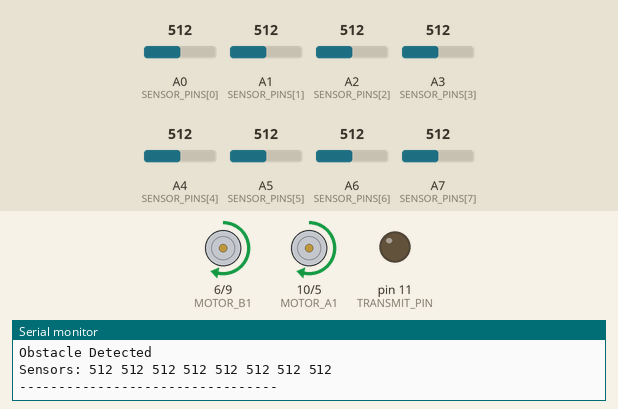
A sketch run on a simulated Arduino Nano, built with avr-gcc and run on an emulated ATmega328P. Shown: motor-driver pin pairs drawn as motors (green arrow = first pin HIGH = forward, orange = second pin HIGH = backward, longer = more drive), output pins drawn as LEDs (lit = HIGH), the last lines printed to the serial monitor. The test bench sets the inputs (shaded band); at power-on: A6 (SENSOR_PINS[6]) = 512, A7 (SENSOR_PINS[7]) = 512, A0 (SENSOR_PINS[0]) = 512, A1 (SENSOR_PINS[1]) = 512, A2 (SENSOR_PINS[2]) = 512, A3 (SENSOR_PINS[3]) = 512, A4 (SENSOR_PINS[4]) = 512, A5 (SENSOR_PINS[5]) = 512.

Above: at 6.3 s.
6.4 s: A6 (SENSOR_PINS[6]) set to 503
At 7.1 s:
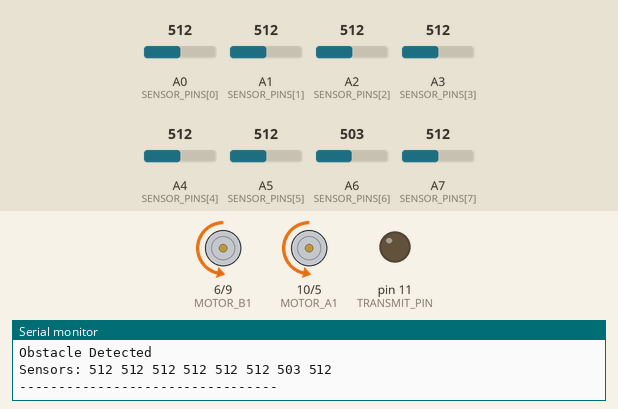
8.2 s: A7 (SENSOR_PINS[7]) set to 531
At 9.6 s:
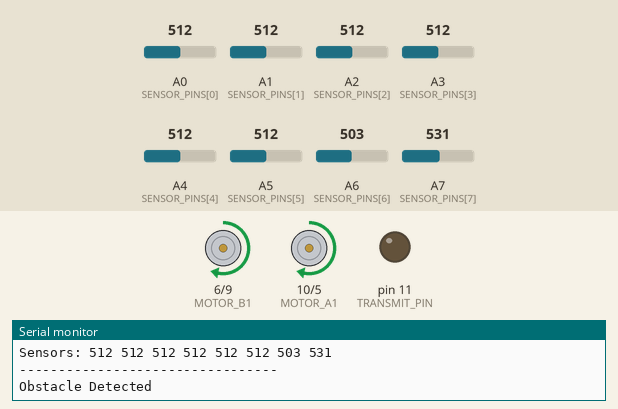
9.9 s: A0 (SENSOR_PINS[0]) set to 108
12.9 s: A0 (SENSOR_PINS[0]) set to 90
Timing chart, 0 to 15.9 s (numbered marks = the images above; inputs shaded):
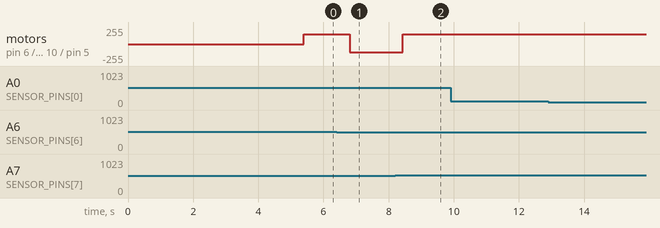

The sketch:

Test_follow.ino
```cpp
// Motor A1 is pin 10
const int MOTOR_A1 = 10;
// Motor A2 is pin 5
const int MOTOR_A2 = 5;
// Motor B1 is pin 6
const int MOTOR_B1 = 6;
// Motor B2 is pin 9
const int MOTOR_B2 = 9;

//pin for transmitting data
const int TRANSMIT_PIN = 11;

//maxspeed for motor
const int MAX_SPEED = 240;

//speed for dodging
const int DODGE_SPEED = 191;


//define IR Sensor pins
const int SENSOR_PINS[] = {A0, A1, A2, A3, A4, A5, A6, A7};
const int NUM_SENSORS = 8; //amount of sensors

int THRESHOLD_MIN = 200;  //Minimum value for Threshold for obstacle avoidance
int THRESHOLD_MAX = 800; //maximum value for obstacle avoidance

int SENSORS_MIN_VALUE = 200;  //Minimum value for Threshold for obstacle avoidance
int SENSORS_MAX_VALUE = 800; //maximum value for obstacle avoidance

int AVG_VALUE = 0;

int CALIBRATED_MAX_VALUE = 0;  //lowest value of the line sensor
int CALIBRATED_MIN_VALUE = 1023; //highest value of the line sensor

int DEAD_ZONE_W = 0; //temporary value of the deadzone WHITE
int DEAD_ZONE_B = 0; //temporary value of the deadzone BLACK

//number of times function calibrate calibrates
int READINGS_AMOUNT = 20;

//threshold value for deadzones
int DEAD_ZONE_VALUE = 50;

//stores line and surface values
int LINE_VALUE = 0;
int SURFACE_VALUE = 0;


/*
The 8 IR sensors return analog values (0-1023).
Dark lines (black) give low values (~0-300).
Light surfaces (white) give high values (~700-1023).

for some reason it backwards
*/

void setup() {
  Serial.begin(9600);


  //Set all sensor pins as input
  for(int i = 0; i < NUM_SENSORS; i++)
  {
    pinMode(SENSOR_PINS[i], INPUT);
  }

  //set pins for output
  pinMode(TRANSMIT_PIN, OUTPUT);

  pinMode(MOTOR_A1, OUTPUT);
  pinMode(MOTOR_A2, OUTPUT);
  pinMode(MOTOR_B1, OUTPUT);
  pinMode(MOTOR_B2, OUTPUT);

  calibrate(); //calibrates sensors
}

void loop() {

  bool obstacleDetected = false;
  int sensorValues[NUM_SENSORS];
  int position = 0;
  int total = 0, error = 0;

  Serial.print("Sensors: ");
  //read all values from the sesnos and calculate tota;
  for (int i = 0; i < NUM_SENSORS; i++)
  {
    sensorValues[i] = analogRead(SENSOR_PINS[i]); //read all IRsensor data
      position += sensorValues[i] * i; //calculate position weight
      total += sensorValues[i]; //calculate total position value


    Serial.print(sensorValues[i]); //print IRsensor datas
    Serial.print(" ");

    //checks if sensors detect any obstacles
    if(sensorValues[i] < DEAD_ZONE_B)
    {
      obstacleDetected = true;
    }

  }

  // calculates error for line follow
   error = (total > 0) ? (position / total) - (NUM_SENSORS / 2) : 0;

  Serial.println();
  Serial.println("---------------------------------");
  delay(200);

  //debug print if obstacle detected or not
  if (!obstacleDetected)
  {
  Serial.println("NO Obstacle Detected");
  adjustMovement(error);
  }
  else
  {
    Serial.println("Obstacle Detected");
    avoidObstacle(sensorValues);
  }


  int LEFT_SIDE = sensorValues[0] + sensorValues[1]; //reads the left most sensor
  int RIGHT_SIDE = sensorValues[7] + sensorValues[6]; //reads the right most senor
  int CENTER = sensorValues[3] + sensorValues[4]; // reads the middle most sensor
  bool MIDDLE_LINE = (sensorValues[3] < DEAD_ZONE_B) && (sensorValues[4] < DEAD_ZONE_B);

/*
  // if no obstacle detected adjust left or right motor speeds speeds
  if (MIDDLE_LINE) {


    //motor moves forward based on sensor
  }
  else
  {
    // Obstacle avoidance logic
    if
    (sensorValues[0] + sensorValues[1] > sensorValues[6] + sensorValues[7])
    {
      slowTurnRight(); //If obstacle is left turn right
    }
    else
    {
      slowTurnLeft(); // If obstacle is right turn left
    }
  }

  delay(10);
*/

}

void adjustMovement(int error)
{
    int speedLeft = MAX_SPEED - (error * 5);
    int speedRight = MAX_SPEED + (error * 5);
    speedLeft = constrain(speedLeft, 0, MAX_SPEED);
    speedRight = constrain(speedRight, 0, MAX_SPEED);
    drive(speedLeft, speedRight);
}

void avoidObstacle(int sensorValues[])
{
    int LEFT_SIDE = sensorValues[0] + sensorValues[1];
    int RIGHT_SIDE = sensorValues[6] + sensorValues[7];
    if (LEFT_SIDE > RIGHT_SIDE) {
        slowTurnRight();
    } else {
        slowTurnLeft();
    }
}

void drive(int speedLeft, int speedRight)
{
    analogWrite(MOTOR_A1, 0);
    analogWrite(MOTOR_A2, speedLeft);
    analogWrite(MOTOR_B1, speedRight);
    analogWrite(MOTOR_B2, 0);
}


void turnLeft()
{

  analogWrite(MOTOR_A1, 150);
  analogWrite(MOTOR_A2, 0);

  analogWrite(MOTOR_B1, 150);
  analogWrite(MOTOR_B2, 0);
}

void turnRight()
{
  analogWrite(MOTOR_A1, 0);
  analogWrite(MOTOR_A2, 150);

  analogWrite(MOTOR_B1, 0);
  analogWrite(MOTOR_B2, 150);
}


//function to make robot go forward
void moveForward() {
  analogWrite(MOTOR_A1, 0);
  analogWrite(MOTOR_A2, MAX_SPEED);

  analogWrite(MOTOR_B1, MAX_SPEED);
  analogWrite(MOTOR_B2, 0);
}

//function to make robot go backwards
void moveBackwards() {
  analogWrite(MOTOR_A1, MAX_SPEED);
  analogWrite(MOTOR_A2, 0);

  analogWrite(MOTOR_B1, 0);
  analogWrite(MOTOR_B2, MAX_SPEED);
}

//function to make robot go left
void moveLeft(){
  analogWrite(MOTOR_A1, MAX_SPEED);
  analogWrite(MOTOR_A2, 0);

  analogWrite(MOTOR_B1, MAX_SPEED);
  analogWrite(MOTOR_B2, 0);

}

void dodgeLeft(){
  analogWrite(MOTOR_A1, DODGE_SPEED);
  analogWrite(MOTOR_A2, 0);

  analogWrite(MOTOR_B1, DODGE_SPEED);
  analogWrite(MOTOR_B2, 0);

}

//function to make robot go right
void moveRight(){
  analogWrite(MOTOR_A1, 0);
  analogWrite(MOTOR_A2, MAX_SPEED);

  analogWrite(MOTOR_B1, 0);
  analogWrite(MOTOR_B2, MAX_SPEED);
}

void dodgeRight(){
  analogWrite(MOTOR_A1, 0);
  analogWrite(MOTOR_A2, DODGE_SPEED);

  analogWrite(MOTOR_B1, 0);
  analogWrite(MOTOR_B2, DODGE_SPEED);

}

//function to make robot stop
void stopMotor(){
  analogWrite(MOTOR_A1, 0);
  analogWrite(MOTOR_A2, 0);

  analogWrite(MOTOR_B1, 0);
  analogWrite(MOTOR_B2, 0);
}

void slowTurnRight()
{
  analogWrite(MOTOR_A1, 0);
  analogWrite(MOTOR_A2, 125);
  analogWrite(MOTOR_B1, 0);
  analogWrite(MOTOR_B2, 125);
}

void slowTurnLeft()
{
  analogWrite(MOTOR_A1, 150);
  analogWrite(MOTOR_A2, 0);
  analogWrite(MOTOR_B1, 150);
  analogWrite(MOTOR_B2, 0);
}

//function to calibrate sensor readings
void calibrate()
{
  stopMotor();
  int sensorValues[NUM_SENSORS];

  Serial.println("\nStarting Calibration this takes a few seconds.");
  delay(3000); // Wait to stabilize before calibration

  int readings = READINGS_AMOUNT; // Number of calibration iterations
  int maxReadings[NUM_SENSORS] = {0};
  int minReadings[NUM_SENSORS];

  //min readings
  for (int i = 0; i < NUM_SENSORS; i++)
  {
    minReadings[i] = 1023;
  }

//collects the multiple reads
  for (int r = 0; r < readings; r++)
  {
    Serial.print("Reading #");
    Serial.println(r + 1);

    //read sensor values
    for (int i = 0; i < NUM_SENSORS; i++) {
      sensorValues[i] = analogRead(SENSOR_PINS[i]);
      if (sensorValues[i] > maxReadings[i]) maxReadings[i] = sensorValues[i];
      if (sensorValues[i] < minReadings[i]) minReadings[i] = sensorValues[i];
    }
    delay(100);
  }

  //final calibrated values
  CALIBRATED_MAX_VALUE = 0;
  CALIBRATED_MIN_VALUE = 1023;

  for (int i = 0; i < NUM_SENSORS; i++)
  {
    if (maxReadings[i] > CALIBRATED_MAX_VALUE) CALIBRATED_MAX_VALUE = maxReadings[i]; //max value
    if (minReadings[i] < CALIBRATED_MIN_VALUE) CALIBRATED_MIN_VALUE = minReadings[i]; //min value
  }

  AVG_VALUE = (CALIBRATED_MAX_VALUE + CALIBRATED_MIN_VALUE) / 2;
  DEAD_ZONE_W = AVG_VALUE - DEAD_ZONE_VALUE;
  DEAD_ZONE_B = AVG_VALUE + DEAD_ZONE_VALUE;

  LINE_VALUE = CALIBRATED_MIN_VALUE;
  SURFACE_VALUE = CALIBRATED_MAX_VALUE;

  Serial.println("Calibration Complete:");

  Serial.print("Calibrated max value (Surface): "); Serial.println(CALIBRATED_MAX_VALUE);

  Serial.print("Calibrated min value (Line): "); Serial.println(CALIBRATED_MIN_VALUE);

  Serial.print("Average value: "); Serial.println(AVG_VALUE);

  Serial.print("Dead zone white: "); Serial.println(DEAD_ZONE_W);

  Serial.print("Dead zone black: "); Serial.println(DEAD_ZONE_B);
}
```

Measured:
- the behaviour switches between 512 and 511 on A6 (SENSOR_PINS[6]) (found by bisection; images 0 and 1)
- the behaviour switches between 520 and 521 on A7 (SENSOR_PINS[7]) (found by bisection; images 1 and 2)
- after the input at 6.4 s, motor on pin 6 (MOTOR_B1) / pin 9 (MOTOR_B2), motor on pin 10 (MOTOR_A1) / pin 5 (MOTOR_A2): forward 150/255 → backward 125/255 after 0.40 s
- after the input at 8.2 s, motor on pin 6 (MOTOR_B1) / pin 9 (MOTOR_B2), motor on pin 10 (MOTOR_A1) / pin 5 (MOTOR_A2): backward 125/255 → forward 150/255 after 0.23 s
